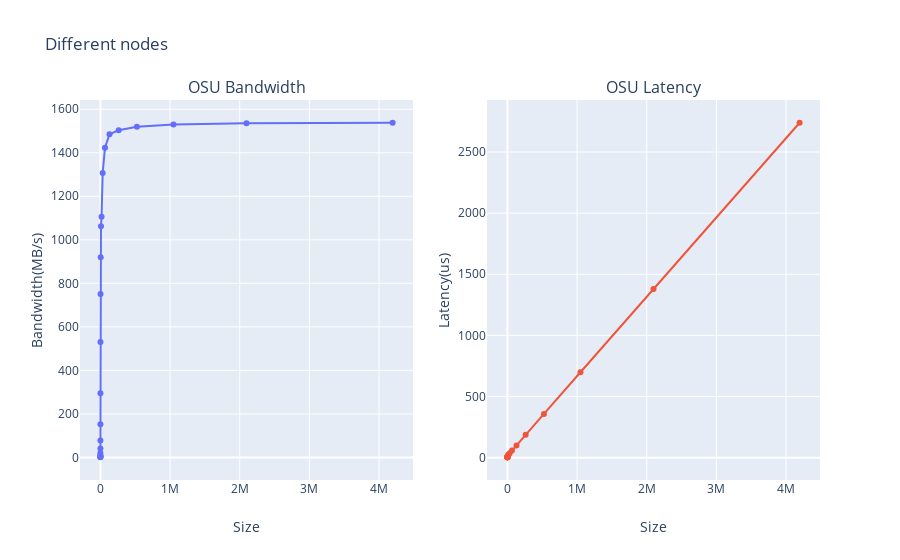

The code cell stored with this chart in its notebook:
### Markdown cell above
### Different nodes

### Code cell
osu_bw_df = parse_benchmark_output(DIFF_NODES+"/osu_bw.out", 'Size', 'Bandwidth(MB/s)')
osu_lat_df = parse_benchmark_output(DIFF_NODES+"/osu_latency.out", 'Size', 'Latency(us)')
osu_bw_df.to_csv(DIFF_NODES+'/osu_bw.out.csv', sep='\t', encoding='utf-8')
osu_lat_df.to_csv(DIFF_NODES+'/osu_latency.out.csv', sep='\t', encoding='utf-8')

fig = make_subplots(rows=1, cols=2,
    subplot_titles=("OSU Bandwidth","OSU Latency"))
fig.add_trace(go.Scatter(x=osu_bw_df['Size'], y=osu_bw_df['Bandwidth(MB/s)'], mode='markers+lines'), row=1, col=1)
fig.add_trace(go.Scatter(x=osu_lat_df['Size'], y=osu_lat_df['Latency(us)'], mode='markers+lines'), row=1, col=2)
fig.update_layout(showlegend=False, title_text="Different nodes")
fig.update_xaxes(title_text='Size')
fig.update_yaxes(title_text='Bandwidth(MB/s)', row=1, col=1)
fig.update_yaxes(title_text='Latency(us)', row=1, col=2)
fig.show()
pio.write_image(fig, DIFF_NODES+"/linechart.png")

### Figure 1 — Plotly figure (JSON) as saved in the notebook; plotly's stock layout.template omitted (floating-point values rounded to 4 significant figures)
{"data": [{"mode": "markers+lines", "type": "scatter", "x": ["1", "2", "4", "8", "16", "32", "64", "128", "256", "512", "1024", "2048", "4096", "8192", "16384", "32768", "65536", "131072", "262144", "524288", "1048576", "2097152", "4194304"], "xaxis": "x", "y": ["0.63", "1.27", "2.53", "5.10", "10.26", "20.51", "40.66", "77.83", "152.45", "294.33", "530.37", "751.31", "920.10", "1062.21", "1106.45", "1306.51", "1423.01", "1484.97", "1503.89", "1519.08", "1529.75", "1535.47", "1537.90"], "yaxis": "y"}, {"mode": "markers+lines", "type": "scatter", "x": ["0", "1", "2", "4", "8", "16", "32", "64", "128", "256", "512", "1024", "2048", "4096", "8192", "16384", "32768", "65536", "131072", "262144", "524288", "1048576", "2097152", "4194304"], "xaxis": "x2", "y": ["3.50", "3.57", "3.54", "3.56", "3.61", "3.64", "3.68", "3.85", "4.84", "5.34", "6.15", "7.42", "9.86", "12.60", "18.51", "26.23", "36.67", "57.77", "100.45", "187.11", "358.08", "698.51", "1378.83", "2739.07"], "yaxis": "y2"}], "layout": {"annotations": [{"font": {"size": 16}, "showarrow": false, "text": "OSU Bandwidth", "x": 0.225, "xanchor": "center", "xref": "paper", "y": 1, "yanchor": "bottom", "yref": "paper"}, {"font": {"size": 16}, "showarrow": false, "text": "OSU Latency", "x": 0.775, "xanchor": "center", "xref": "paper", "y": 1, "yanchor": "bottom", "yref": "paper"}], "showlegend": false, "title": {"text": "Different nodes"}, "xaxis": {"anchor": "y", "domain": [0, 0.45], "title": {"text": "Size"}}, "xaxis2": {"anchor": "y2", "domain": [0.55, 1], "title": {"text": "Size"}}, "yaxis": {"anchor": "x", "domain": [0, 1], "title": {"text": "Bandwidth(MB/s)"}}, "yaxis2": {"anchor": "x2", "domain": [0, 1], "title": {"text": "Latency(us)"}}}}
